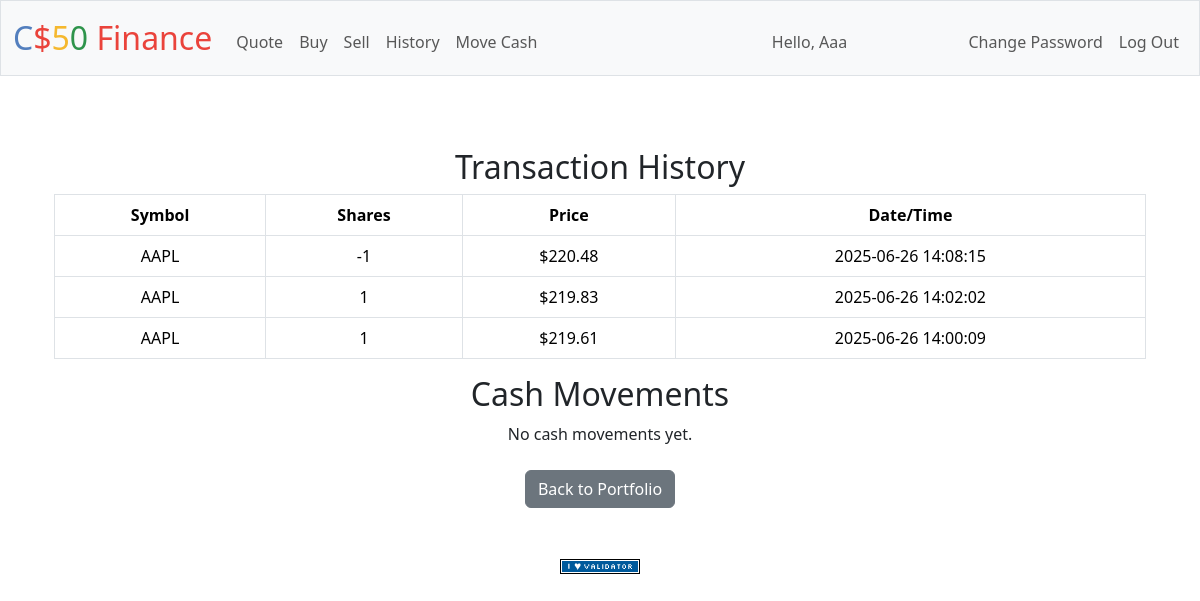
Screenshot of /history (signed in) with the database file from the repository.
### tables this page shows
CREATE TABLE users (id INTEGER PRIMARY KEY AUTOINCREMENT NOT NULL, username TEXT NOT NULL, hash TEXT NOT NULL, cash NUMERIC NOT NULL DEFAULT 10000.00);

CREATE TABLE transactions (
    id INTEGER PRIMARY KEY AUTOINCREMENT,
    user_id INTEGER NOT NULL,
    symbol TEXT NOT NULL,
    shares INTEGER NOT NULL,
    price NUMERIC NOT NULL,
    transacted TIMESTAMP NOT NULL DEFAULT CURRENT_TIMESTAMP
);

### app.py (the view)
@app.route("/history")
@login_required
def history():
    user_id = session["user_id"]
    rows = db.execute(
        """
        SELECT symbol, shares, price, transacted
          FROM transactions
         WHERE user_id = ?
         ORDER BY transacted DESC
        """,
        user_id
    )
    cash_movs = db.execute(
        """
        SELECT type, amount, balance_after, description, created_at AS datetime
          FROM ledger
         WHERE user_id = ?
         ORDER BY created_at DESC
        """,
        user_id
    )
    return render_template("history.html", transactions=rows, cash_movements=cash_movs)

### app.py (called while the page is built)
@app.after_request
def after_request(response):
    response.headers["Cache-Control"] = "no-cache, no-store, must-revalidate"
    response.headers["Expires"] = 0
    response.headers["Pragma"] = "no-cache"
    return response

@app.context_processor
def inject_username():
    if session.get("user_id"):
        rows = db.execute("SELECT username FROM users WHERE id = ?", session["user_id"])
        return {"username": rows[0]["username"]}
    return {}

### helpers.py (called while the page is built)
def login_required(f):
    @wraps(f)
    def decorated_function(*args, **kwargs):
        if session.get("user_id") is None:
            return redirect("/login")
        return f(*args, **kwargs)
    return decorated_function

def usd(value):
    return f"${value:,.2f}"

### templates/history.html (shortened to what this page needs)
{% extends "layout.html" %}
{% block main %}
<div class="container mt-4">
    <h2>Transaction History</h2>
    {% if transactions %}
    <table class="table table-bordered">
        <thead class="thead-light">
            <tr>
                <th>Symbol</th>
                <th>Shares</th>
                <th>Price</th>
                <th>Date/Time</th>
            </tr>
        </thead>
        <tbody>
        {% for tx in transactions %}
            <tr>
                <td>{{ tx.symbol }}</td>
                <td>{{ tx.shares }}</td>
                <td>{{ tx.price|usd }}</td>
                <td>{{ tx.transacted }}</td>
            </tr>
        {% endfor %}
        </tbody>
    </table>
    {% else %}
        <p>No transactions yet.</p>
    {% endif %}
    <h2>Cash Movements</h2>
    {% if cash_movements %}
    <table class="table table-bordered">
        <thead class="thead-light">
            <tr>
                <th>Type</th>
                <th>Amount</th>
                <th>Balance After</th>
                <th>Description</th>
                <th>Date/Time</th>
            </tr>
        </thead>
        <tbody>
        {% for mv in cash_movements %}
            <tr>
                <td>{{ mv.type.capitalize() }}</td>
                <td>{{ mv.amount|usd }}</td>
                <td>{{ mv.balance_after|usd }}</td>
                <td>{{ mv.description }}</td>
                <td>{{ mv.datetime }}</td>
            </tr>
        {% endfor %}
        </tbody>
    </table>
    {% else %}
        <p>No cash movements yet.</p>
    {% endif %}
    <a href="/" class="btn btn-secondary mt-2">Back to Portfolio</a>
</div>
{% endblock %}

### templates/layout.html (shortened to what this page needs)
<!DOCTYPE html>
<html lang="en">
    <head>
        <link href="https://cdn.jsdelivr.net/npm/bootstrap@5.3.3/dist/css/bootstrap.min.css" rel="stylesheet">
        <link href="/static/styles.css" rel="stylesheet">
    </head>
    <body>
        <nav class="bg-light border navbar navbar-expand-md navbar-light">
            <div class="container-fluid">
                <a class="navbar-brand" href="/"><span class="blue">C</span><span class="red">$</span><span class="yellow">5</span><span class="green">0</span> <span class="red">Finance</span></a>
                <div class="collapse navbar-collapse" id="navbar">
                    {% if session["user_id"] %}
                        <ul class="navbar-nav me-auto mt-2">
                            <li class="nav-item"><a class="nav-link" href="/quote">Quote</a></li>
                            <li class="nav-item"><a class="nav-link" href="/buy">Buy</a></li>
                            <li class="nav-item"><a class="nav-link" href="/sell">Sell</a></li>
                            <li class="nav-item"><a class="nav-link" href="/history">History</a></li>
                            <li class="nav-item"><a class="nav-link" href="/cash">Move Cash</a></li>
                        </ul>
                        <ul class="navbar-nav ms-auto mt-2">
                             <li class="nav-item"><span class="navbar-text">Hello, {{ username }}</span></li>
                        </ul>
                        <ul class="navbar-nav ms-auto mt-2">
                            <li class="nav-item"><a class="nav-link" href="/change_password">Change Password</a></li>
                            <li class="nav-item"><a class="nav-link" href="/logout">Log Out</a></li>
                        </ul>
                    {% else %}
                        <ul class="navbar-nav ms-auto mt-2">
                            <li class="nav-item"><a class="nav-link" href="/register">Register</a></li>
                            <li class="nav-item"><a class="nav-link" href="/login">Log In</a></li>
                        </ul>
                    {% endif %}
                </div>
            </div>
        </nav>
        <main class="container py-5 text-center">
            {% block main %}{% endblock %}
        </main>
        <footer class="mb-5">
            <form action="https://validator.w3.org/check" class="text-center" enctype="multipart/form-data" method="post" target="_blank">
                <input alt="Validate" src="/static/I_heart_validator.png" type="image">
            </form>
        </footer>
    </body>
</html>

### static/styles.css (style rules this page uses)
nav .navbar-brand { font-size: xx-large; }
nav .navbar-brand .blue { color: #537fbe; }
nav .navbar-brand .red { color: #ea433b; }
nav .navbar-brand .yellow { color: #f5b82e; }
nav .navbar-brand .green { color: #2e944b; }

### rows the page displays
users: username "Aaa"
transactions: symbol "AAPL", shares "-1", price "$220.48", transacted "2025-06-26 14:08:15"
transactions: symbol "AAPL", shares "1", price "$219.83", transacted "2025-06-26 14:02:02"
transactions: symbol "AAPL", shares "1", price "$219.61", transacted "2025-06-26 14:00:09"
